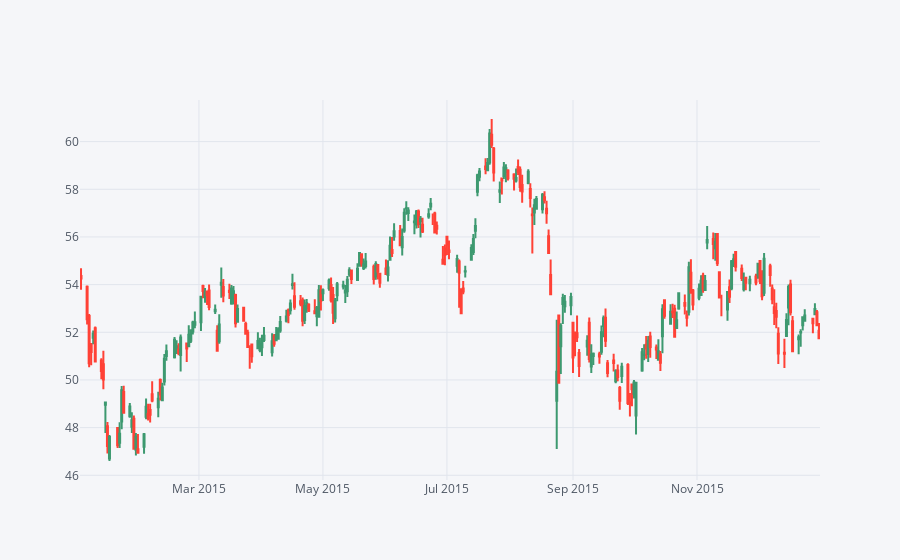

Notebook cell for this chart:
### Code cell
bac15 = BAC[['Open','High','Low','Close']].ix['2015-01-01':'2016-01-01']
bac15.iplot(kind = 'candle')

### Figure 1 — Plotly figure (JSON) as saved in the notebook; plotly's stock layout.template omitted (floating-point values rounded to 4 significant figures; data arrays with more than 128 entries replaced by an {"elided": "..."} marker saying what was removed)
{"data": [{"close": {"elided": "252 float values"}, "high": {"elided": "252 float values"}, "low": {"elided": "252 float values"}, "open": {"elided": "252 float values"}, "showlegend": false, "type": "candlestick", "uid": "78771235-899b-4db3-8627-2334eebb7034", "x": {"elided": "252 str values"}, "yaxis": "y2"}], "layout": {"legend": {"bgcolor": "#F5F6F9", "font": {"color": "#4D5663"}}, "paper_bgcolor": "#F5F6F9", "plot_bgcolor": "#F5F6F9", "title": {"font": {"color": "#4D5663"}}, "xaxis": {"gridcolor": "#E1E5ED", "rangeslider": {"visible": false}, "showgrid": true, "tickfont": {"color": "#4D5663"}, "title": {"font": {"color": "#4D5663"}, "text": ""}, "zerolinecolor": "#E1E5ED"}, "yaxis": {"gridcolor": "#E1E5ED", "showgrid": true, "showticklabels": false, "tickfont": {"color": "#4D5663"}, "title": {"font": {"color": "#4D5663"}, "text": ""}, "zerolinecolor": "#E1E5ED"}, "yaxis2": {"gridcolor": "#E1E5ED", "showgrid": true, "tickfont": {"color": "#4D5663"}, "title": {"font": {"color": "#4D5663"}, "text": ""}, "zerolinecolor": "#E1E5ED"}}}
